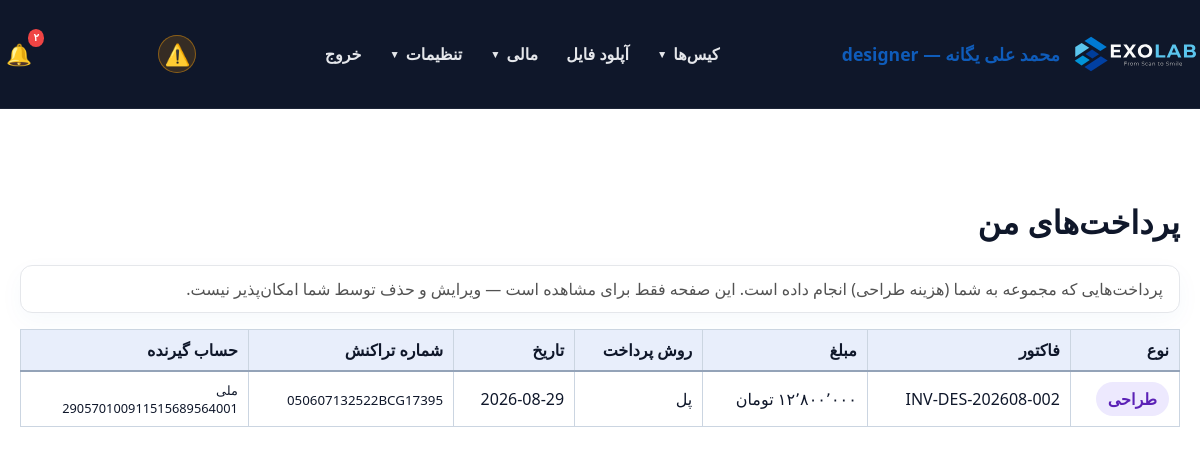
The page /panel/payments.php (signed in) on the database its author committed.
### tables this page shows
CREATE TABLE `users` (
  `id` int(11) NOT NULL AUTO_INCREMENT,
  `username` varchar(100) NOT NULL,
  `password_hash` varchar(255) NOT NULL,
  `full_name` varchar(255) NOT NULL,
  `email` varchar(255) DEFAULT NULL,
  `phone` varchar(20) DEFAULT NULL,
  `role` enum('admin','doctor','staff','secretary','designer','technician','operator','powder','courier','finance','outsource_lab','customer_lab','partner_lab','clinic','branch_admin') NOT NULL DEFAULT 'staff',
  `branch_id` int(11) DEFAULT NULL,
  `clinic_id` int(11) DEFAULT NULL,
  `lab_id` int(11) DEFAULT NULL,
  `is_designer` tinyint(1) NOT NULL DEFAULT 0,
  `is_default_designer` tinyint(1) NOT NULL DEFAULT 0,
  `active` tinyint(1) DEFAULT 1,
  `last_login` datetime DEFAULT NULL,
  `created_at` datetime DEFAULT current_timestamp(),
  `updated_at` datetime DEFAULT current_timestamp() ON UPDATE current_timestamp(),
  `notes` text DEFAULT NULL,
  PRIMARY KEY (`id`),
  UNIQUE KEY `username` (`username`),
  KEY `idx_users_clinic_id` (`clinic_id`),
  KEY `idx_users_is_designer` (`is_designer`),
  CONSTRAINT `fk_users_clinic` FOREIGN KEY (`clinic_id`) REFERENCES `users` (`id`) ON DELETE SET NULL ON UPDATE CASCADE
);

CREATE TABLE `expense_payments` (
  `id` int(11) NOT NULL AUTO_INCREMENT,
  `branch_id` int(11) DEFAULT NULL,
  `expense_type` varchar(20) NOT NULL,
  `invoice_id` int(11) NOT NULL,
  `party_name` varchar(255) DEFAULT NULL,
  `amount` decimal(15,2) NOT NULL DEFAULT 0.00,
  `payment_method` varchar(50) DEFAULT NULL,
  `payment_date` date DEFAULT NULL,
  `transaction_number` varchar(255) DEFAULT NULL,
  `recipient_bank` varchar(120) DEFAULT NULL,
  `recipient_card` varchar(120) DEFAULT NULL,
  `notes` text DEFAULT NULL,
  `created_at` timestamp NOT NULL DEFAULT current_timestamp(),
  `updated_at` timestamp NOT NULL DEFAULT current_timestamp() ON UPDATE current_timestamp(),
  PRIMARY KEY (`id`),
  KEY `expense_type` (`expense_type`,`invoice_id`),
  KEY `branch_id` (`branch_id`)
);

CREATE TABLE `designer_invoices` (
  `id` int(11) NOT NULL AUTO_INCREMENT,
  `branch_id` int(11) DEFAULT NULL,
  `invoice_number` varchar(50) NOT NULL,
  `designer_id` int(11) NOT NULL,
  `total_amount` decimal(15,2) NOT NULL DEFAULT 0.00,
  `payment_status` enum('unpaid','partial','paid') NOT NULL DEFAULT 'unpaid',
  `period_label` varchar(120) DEFAULT NULL,
  `invoice_date` date NOT NULL,
  `notes` text DEFAULT NULL,
  `created_at` timestamp NOT NULL DEFAULT current_timestamp(),
  PRIMARY KEY (`id`),
  KEY `designer_id` (`designer_id`)
);

### panel/db.php (called while the page is built, shortened)
<?php
function db() {
    static $pdo = null;
    if ($pdo === null) {
        try {
            $pdo = Connection::getInstance();
        } catch (Throwable $e) {
            $dbFailMsg = 'db connection failed: ' . $e->getMessage();
            if (function_exists('exolab_log_throttled')) {
                exolab_log_throttled('db_connect_failed', $dbFailMsg, 60);
            } else {
                error_log($dbFailMsg);
            }
            try {
                Connection::reset();
                usleep(150000);
                $pdo = Connection::getInstance();
            } catch (Throwable $e2) {
                $dbFailMsg2 = 'db connection retry failed: ' . $e2->getMessage();
                if (function_exists('exolab_log_throttled')) {
                    exolab_log_throttled('db_connect_failed_retry', $dbFailMsg2, 60);
                } else {
                    error_log($dbFailMsg2);
                }
                dbConnectionFailedResponse();
            }
        }
    }
    return $pdo;
}
function canManageScanAppointments(?array $user = null): bool {
    $user = $user ?: (function_exists('current_user') ? current_user() : null);
    return false;
}
function getExpensePaymentsForParty(string $expenseType, int $userId): array {
    if ($expenseType === 'designer') {
        $stmt = db()->prepare('SELECT p.*, di.designer_name AS party_name, di.invoice_number AS invoice_number
            FROM expense_payments p
            JOIN (SELECT di.id, di.invoice_number, di.designer_id, u.full_name AS designer_name
                  FROM designer_invoices di LEFT JOIN users u ON di.designer_id = u.id) di
              ON p.invoice_id = di.id AND p.expense_type = "designer"
            WHERE di.designer_id = ?
            ORDER BY p.payment_date DESC, p.id DESC');
    }
    $stmt->execute([$userId]);
    return $stmt->fetchAll();
}
function getUnreadNotificationCount(int $userId): int {
    $stmt = db()->prepare('SELECT COUNT(*) FROM notifications WHERE user_id = ? AND is_read = 0');
    $stmt->execute([$userId]);
    return (int) $stmt->fetchColumn();
}

### includes/helpers.php (called while the page is built, shortened)
<?php
function toPersianDigits($input) {
    $numbers = ['0','1','2','3','4','5','6','7','8','9'];
    $persian = ['۰','۱','۲','۳','۴','۵','۶','۷','۸','۹'];
    return str_replace($numbers, $persian, $input);
}
function formatAmountToman($value) {
    $clean = preg_replace('/[^\d\.\-]/', '', (string) $value);
    $formatted = number_format((float) round($clean), 0, '.', ',');
    $formatted = str_replace(',', '٬', $formatted);
    return toPersianDigits($formatted) . ' تومان';
}

### panel/payments.php (the view, shortened to what this page needs)
<?php
require_once __DIR__ . '/auth.php';
require_login();
$user = current_user();
$isDoctor = ($user['role'] === 'doctor');
$isDesigner = ($user['role'] === 'designer');
$isLab = in_array($user['role'] ?? '', ['outsource_lab', 'partner_lab', 'customer_lab', 'lab'], true);
$isClinic = ($user['role'] === 'clinic');
if ($isDesigner || $isLab) {
    $kind = $isDesigner ? 'designer' : 'outsource';
    $payments = getExpensePaymentsForParty($kind, (int) $user['id']);
    $title = 'پرداخت‌های من';
} elseif ($isDoctor) {
    $payments = getPaymentsForDoctor((int) $user['id']);
    $title = 'پرداخت‌های من';
}
panel_layout_start($title);
?>
<?php if ($isDesigner || $isLab): ?>
<div class="form-card" style="margin-bottom:16px; padding:12px 16px;">
    <p style="color:#525252; margin:0;">پرداخت‌هایی که مجموعه به شما (<?= $isDesigner ? 'هزینه طراحی' : 'برون‌سپاری' ?>) انجام داده است. این صفحه فقط برای مشاهده است — ویرایش و حذف توسط شما امکان‌پذیر نیست.</p>
</div>
<table class="datatable display" data-order="4">
    <thead>
    <tr>
        <th>نوع</th>
        <th>فاکتور</th>
        <th>مبلغ</th>
        <th>روش پرداخت</th>
        <th>تاریخ</th>
        <th>شماره تراکنش</th>
        <th>حساب گیرنده</th>
    </tr>
    </thead>
    <tbody>
    <?php foreach ($payments as $payment): ?>
        <tr>
            <td><span class="badge" style="background:<?= $payment['expense_type'] === 'outsource' ? '#fef3c7' : '#ede9fe' ?>; color:<?= $payment['expense_type'] === 'outsource' ? '#92400e' : '#5b21b6' ?>;"><?= $payment['expense_type'] === 'outsource' ? 'برون‌سپاری' : 'طراحی' ?></span></td>
            <td><?= htmlspecialchars($payment['invoice_number'] ?? '—') ?></td>
            <td><?= formatAmountToman($payment['amount']) ?></td>
            <td><?= htmlspecialchars($payment['payment_method'] ?? '—') ?></td>
            <td><?= $payment['payment_date'] ? toJalaliDateFormatted($payment['payment_date']) : '—' ?></td>
            <td><small><?= htmlspecialchars($payment['transaction_number'] ?? '—') ?></small></td>
            <td style="font-size:0.8rem;">
                <?php if (!empty($payment['recipient_bank'])): ?><div><?= htmlspecialchars($payment['recipient_bank']) ?></div><?php endif; ?>
                <?php if (!empty($payment['recipient_card'])): ?><div dir="ltr" style="text-align:right;"><?= htmlspecialchars($payment['recipient_card']) ?></div><?php endif; ?>
            </td>
        </tr>
    <?php endforeach; ?>
    </tbody>
</table>
<?php endif; ?>
<?php panel_layout_end();

### panel/auth.php (shortened to what this page needs)
<?php
require_once __DIR__ . '/db.php';
require_once __DIR__ . '/../includes/helpers.php';
function current_user() {
    static $user = null;
    if ($user !== null) return $user;
    $stmt = db()->prepare('SELECT * FROM users WHERE id = ? AND active = 1 LIMIT 1');
    $stmt->execute([(int)$_SESSION[USER_SESSION_KEY]]);
    $user = $stmt->fetch();
    return $user;
}
function is_logged_in() {
    return current_user() !== null;
}
function is_admin(): bool {
    $user = current_user();
    return $user['role'] === 'admin' || $user['role'] === 'branch_admin';
}
function is_root_admin(): bool {
    $user = current_user();
    return $user && $user['role'] === 'admin';
}
function is_designer_user(?array $user = null): bool {
    $user = $user ?: current_user();
    return ($user['role'] ?? '') === 'designer' || !empty($user['is_designer']);
}
function has_permission($permission) {
    $user = current_user();
    $perms = $GLOBALS['role_permissions'][$user['role']] ?? [];
    return in_array('*', $perms) || in_array($permission, $perms);
}
function require_login() {
    if (!is_logged_in()) {
        $target = getLoginRedirectUrl();
        if ($target !== '') {
            $_SESSION['login_redirect'] = $target;
        }
        header('Location: login.php');
        exit;
    }
}
function panel_layout_start($title = 'پنل مدیریت') {
    $user = current_user();
    ?>
    <!DOCTYPE html>
    <html lang="fa" dir="rtl">
    <head>
        <link rel="stylesheet" href="../assets/css/style.css">
        <link rel="stylesheet" href="../assets/css/datatables.min.css">
    </head>
    <body>
    <header class="site-header">
        <div class="container" style="justify-content: space-between;">
            <a class="brand" href="dashboard.php">
                <img src="../assets/icons/EXOLAB_LOGO_HORIZENTAL.svg" alt="EXOLAB" class="site-logo">
                <span><?= $user ? htmlspecialchars($user['full_name']) . ' — ' . $user['role'] : 'پنل' ?></span>
            </a>
            <nav class="site-nav" id="siteNav">
                <?php
                $navCanCases  = has_permission('view_all_cases') || has_permission('view_own_cases') || has_permission('view_assigned_cases') || has_permission('view_clinic_cases') || has_role('designer');
                $navCanUpload = $user && in_array($user['role'] ?? '', ['doctor', 'designer', 'admin', 'branch_admin', 'clinic', 'lab', 'outsource_lab', 'customer_lab', 'partner_lab'], true);
                $navCanInv    = has_permission('view_invoices') || has_permission('view_clinic_invoices') || has_permission('view_own_invoices') || is_admin();
                $navCanPay    = has_permission('view_own_payments') || has_permission('view_clinic_payments') || has_permission('view_payments') || is_admin();
                $navIsAdmin   = is_admin();
                $navIsRoot    = is_root_admin();
                ?>
                <?php if ($navCanCases): ?>
                    <div class="nav-group">
                        <button type="button" class="nav-group-toggle" onclick="toggleNavGroup(this)">کیس‌ها <span class="caret">▼</span></button>
                    </div>
                <?php endif; ?>
                <?php if ($navCanUpload): ?>
                    <a class="nav-link" href="uploads.php">آپلود فایل</a>
                <?php endif; ?>
                <?php if ($navCanInv || $navCanPay || $navIsAdmin): ?>
                    <div class="nav-group">
                        <button type="button" class="nav-group-toggle" onclick="toggleNavGroup(this)">مالی <span class="caret">▼</span></button>
                    </div>
                <?php endif; ?>
                <?php if ($navIsRoot || $user): ?>
                    <div class="nav-group">
                        <button type="button" class="nav-group-toggle" onclick="toggleNavGroup(this)">تنظیمات <span class="caret">▼</span></button>
                    </div>
                <?php endif; ?>
                <a class="nav-link" href="logout.php">خروج</a>
            </nav>
            <?php if ($user): $notifCount = getUnreadNotificationCount($user['id']); $notifImportantCount = getUnreadImportantNotificationCount($user['id']); ?>
                <a href="notifications.php?scope=important" class="notif-bell notif-bell-important" title="اعلان‌های مهم (کامنت جدید و تغییر وضعیت)" aria-label="اعلان‌های مهم" style="position:relative; margin-right:6px;">
                    <span class="notif-bell-icon" style="font-size:1.3rem;">⚠️</span>
                </a>
                <a href="notifications.php" class="notif-bell" title="همهٔ اعلان‌ها" aria-label="همهٔ اعلان‌ها" style="position:relative; margin-right:10px;">
                    <span class="notif-bell-icon" style="font-size:1.3rem;">🔔</span>
                    <?php if ($notifCount > 0): ?>
                        <span class="notif-bell-badge badge-normal"><?= toPersianDigits($notifCount > 99 ? '99+' : $notifCount) ?></span>
                    <?php endif; ?>
                </a>
            <?php endif; ?>
        </div>
    </header>
    <main class="section">
        <div class="container">
            <h2><?= htmlspecialchars($title) ?></h2>
    <?php
}
function panel_layout_end() {
    ?>
        </div>
    </main>
    </body>
    </html>
    <?php
}

### assets/css/style.css (style rules this page uses)
body { margin: 0; font-family: 'Segoe UI', Tahoma, Geneva, Verdana, sans-serif; background: #FFFFFF; color: #0F172A; direction: rtl; text-align: right; }
a { color: #0f5cba; text-decoration: none; }
.container { max-width: 1900px; margin: 0 auto; padding: 0 20px; }
.site-header { background: #0F172A; color: #ffffff; position: sticky; top: 0; z-index: 10; border-bottom: 1px solid rgba(255, 255, 255, 0.06); }
.site-header .container { display: flex; align-items: center; justify-content: space-between; flex-wrap: wrap; gap: 12px; padding: 18px 0; }
.brand { display: flex; align-items: center; gap: 12px; font-size: 1.1rem; font-weight: 700; }
.site-logo { height: 72px; display: inline-block; }
.site-nav { display: flex; align-items: center; gap: 4px; flex-wrap: wrap; }
.site-nav a, .nav-group-toggle { color: #E5E7EB; font-weight: 600; }
.nav-link { padding: 9px 12px; border-radius: 8px; text-decoration: none; transition: background .15s; }
.notif-bell { display: inline-flex; align-items: center; justify-content: center; width: 38px; height: 38px; border-radius: 50%; transition: background .15s, transform .15s; }
.notif-bell-icon { display: inline-block; line-height: 1; transition: transform .15s; }
.notif-bell-important { background: rgba(245, 158, 11, 0.16); box-shadow: inset 0 0 0 1px rgba(245, 158, 11, 0.45); }
.notif-bell-important .notif-bell-icon { color: #FBBF24; }
.notif-bell-badge { position: absolute; top: -6px; right: -6px; color: #fff; font-size: 0.65rem; padding: 1px 5px; border-radius: 50%; font-weight: bold; line-height: 1.5; }
.notif-bell-badge.badge-normal { background: #ef4444; }
.nav-group { position: relative; }
.nav-group-toggle { background: transparent; border: none; padding: 9px 12px; border-radius: 8px; cursor: pointer; font-size: 1rem; display: inline-flex; align-items: center; gap: 6px; font-family: inherit; }
.nav-group-toggle .caret { font-size: 0.65rem; transition: transform .2s; }
.section { padding: 64px 0; }
.section h2 { margin-bottom: 22px; font-size: 2rem; }
.card, .price-card, .form-card, .placeholder, .empty { background: #fff; border: 1px solid #E5E7EB; padding: 22px; border-radius: 12px; box-shadow: 0 8px 24px rgba(15, 92, 186, 0.04); }
button { background: #0f5cba; color: #fff; border: none; border-radius: 12px; padding: 13px 20px; font-weight: 700; cursor: pointer; }
table { width: 100%; border-collapse: collapse; background: #fff; }
th, td { padding: 9px 10px; border: 1px solid #cbd5e1; }
th { background: #e8eefb; border-bottom: 2px solid #94a3b8; text-align: right; font-weight: 700; }
.badge { display: inline-block; padding: 6px 12px; border-radius: 999px; background: #e9f3ff; color: #0f5cba; font-weight: 700; }

### rows shown on the page
users: full_name "محمد علی یگانه", role "designer", role "پرداخت‌های من"
expense_payments: expense_type "طراحی", designer_invoices.invoice_number "INV-DES-202608-002", amount "۱۲٬۸۰۰٬۰۰۰ تومان", payment_method "پل", payment_date "2026-08-29", transaction_number "050607132522BCG17395", recipient_bank "ملی", recipient_card "290570100911515689564001"

### other values the page prints
toPersianDigits($notifCount > 99 ? '99+' : $notifCount) "۲"
